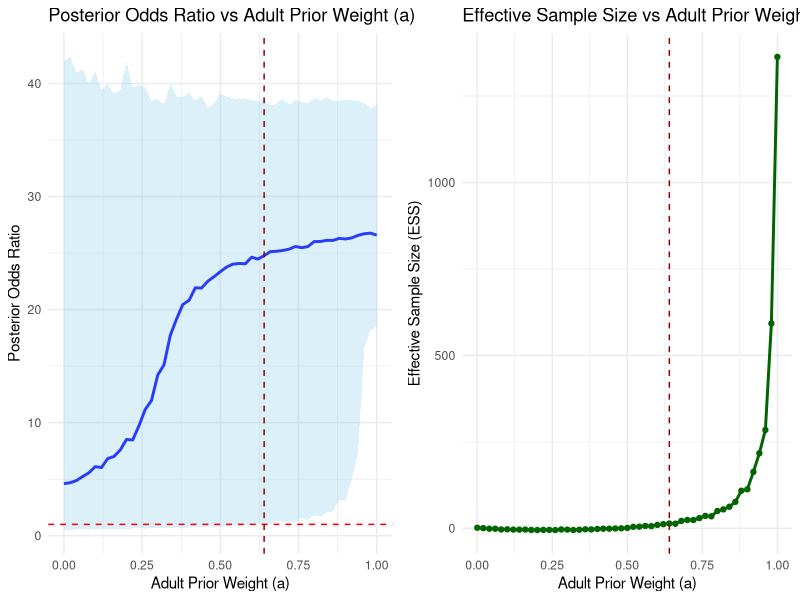
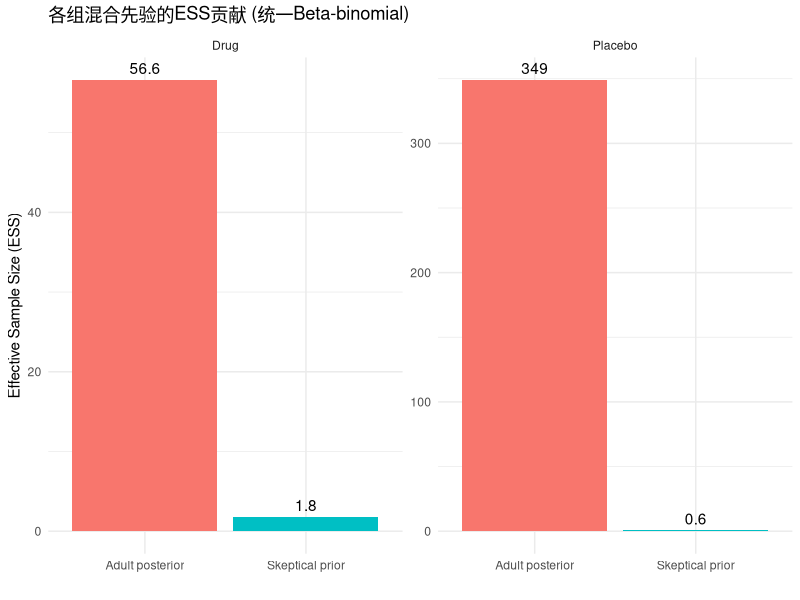

Source code (R) for these figures, in order:
## ---- chunk 1
library(ggplot2)
library(gridExtra)

set.seed(123)  # For reproducibility
# Step 1: Basic inputs
adult_placebo_n_pool <- 494
adult_placebo_events_pool <- 45
adult_drug_n_pool <- 509
adult_drug_events_pool <- 375

pediatric_placebo_n_pool <- 6
pediatric_placebo_events_pool <- 1
pediatric_drug_n_pool <- 30
pediatric_drug_events_pool <- 15

# Step 2: Log-odds and variance
log_odds_adult_placebo <- log(adult_placebo_events_pool / (adult_placebo_n_pool - adult_placebo_events_pool))
log_odds_adult_drug <- log(adult_drug_events_pool / (adult_drug_n_pool - adult_drug_events_pool))
adult_variance_placebo <- adult_placebo_n_pool / (adult_placebo_events_pool * (adult_placebo_n_pool - adult_placebo_events_pool))
adult_variance_drug <- adult_drug_n_pool / (adult_drug_events_pool * (adult_drug_n_pool - adult_drug_events_pool))
adult_variance <- adult_variance_placebo + adult_variance_drug

log_odds_pediatric_placebo <- log(pediatric_placebo_events_pool / (pediatric_placebo_n_pool - pediatric_placebo_events_pool))
log_odds_pediatric_drug <- log(pediatric_drug_events_pool / (pediatric_drug_n_pool - pediatric_drug_events_pool))
pediatric_variance_placebo <- pediatric_placebo_n_pool / (pediatric_placebo_events_pool * (pediatric_placebo_n_pool - pediatric_placebo_events_pool))
pediatric_variance_drug <- pediatric_drug_n_pool / (pediatric_drug_events_pool * (pediatric_drug_n_pool - pediatric_drug_events_pool))
pediatric_variance <- pediatric_variance_placebo + pediatric_variance_drug

# Step 3: Skeptical prior
m <- 36/2
skeptical_prior_variance <- m * pediatric_variance
skeptical_prior_mean <- 0

observed_pediatric_effect <- log_odds_pediatric_drug - log_odds_pediatric_placebo

# Functions
update_posterior_component <- function(mu_prior, var_prior, mu_lik, var_lik) {
  var_post = 1 / (1/var_prior + 1/var_lik)
  mu_post = var_post * (mu_prior/var_prior + mu_lik/var_lik)
  return(list(mu = mu_post, var = var_post))
}

compute_Cj <- function(mu_prior, var_prior, mu_lik, var_lik) {
  var_sum = var_prior + var_lik
  dnorm(mu_lik, mean = mu_prior, sd = sqrt(var_sum))
}

# Step 4: Initialize results
results <- data.frame(
  a = numeric(0),
  ci_lower = numeric(0),
  ci_upper = numeric(0),
  OR_median = numeric(0),
  ESS = numeric(0)
)

# Pediatric-only posterior variance (baseline for ESS)
skeptical_mu_vague <- 0
skeptical_var_vague <- 1e6
var_post_ped_only <- 1 / (1/skeptical_var_vague + 1/pediatric_variance)
mu_post_ped_only <- var_post_ped_only * (skeptical_mu_vague/skeptical_var_vague + observed_pediatric_effect/pediatric_variance)
n_samples <- 5000
ped_only_samples <- rnorm(n_samples, mean = mu_post_ped_only, sd = sqrt(var_post_ped_only))
var_no_prior <- var(ped_only_samples)
n_pediatric <- pediatric_placebo_n_pool + pediatric_drug_n_pool

# Step 5: Main loop over a
for (a in seq(0, 1, by = 0.02)) {
  
  k0 <- c(a, 1 - a)
  
  priors <- list(
    list(mu = log_odds_adult_drug - log_odds_adult_placebo, var = adult_variance),
    list(mu = skeptical_prior_mean, var = skeptical_prior_variance)
  )
  
  posterior_components <- list()
  Cj <- numeric(length(priors))
  
  for (j in 1:length(priors)) {
    prior <- priors[[j]]
    posterior_components[[j]] <- update_posterior_component(
      mu_prior = prior$mu, var_prior = prior$var,
      mu_lik = observed_pediatric_effect, var_lik = pediatric_variance
    )
    Cj[j] <- compute_Cj(prior$mu, prior$var, observed_pediatric_effect, pediatric_variance)
  }
  
  # Update posterior mixture weights
  k1 <- k0 * Cj
  k1 <- k1 / sum(k1)
  
  # Sample from mixture posterior
  samples_logor <- numeric(n_samples)
  for (s in 1:n_samples) {
    component <- sample(1:2, size = 1, prob = k1)
    samples_logor[s] <- rnorm(1,
                              mean = posterior_components[[component]]$mu,
                              sd = sqrt(posterior_components[[component]]$var))
  }
  
  samples_or <- exp(samples_logor)  # transform back to OR scale
  
  # Save results
  ci_lower <- quantile(samples_or, 0.025)
  ci_upper <- quantile(samples_or, 0.975)
  OR_median <- median(samples_or)
  
# 传统的有效样本量 (ESS) 计算方法
# 使用后验样本方差与先验样本方差的比例来计算ESS
var_with_prior <- var(samples_logor)  # 后验样本方差
# 这里 var_no_prior 应该是基于没有先验情况下的理论方差。我们可以使用原始方差作为近似值
var_no_prior <- pediatric_variance  # 无先验情况下的方差（假设为输入数据中的方差）

# 计算有效样本量 (ESS)，假设n是样本数量
ess <- n_pediatric * (var_no_prior / var_with_prior-1)  # 计算ESS

# 保存结果
results <- rbind(results, data.frame(a = a, ci_lower = ci_lower, ci_upper = ci_upper,
                                     OR_median = OR_median, ESS = ess))

}

# Step 6: Find tipping point
tipping_point <- results[which(results$ci_lower > 1)[1], ]

cat("Tipping Point Found!\n")
cat("Adult Prior Weight (a):", tipping_point$a, "\n")
cat("Posterior OR Median:", round(tipping_point$OR_median, 2), "\n")
cat("95% CI: (", round(tipping_point$ci_lower, 2), ",", round(tipping_point$ci_upper, 2), ")\n")
cat("Tipping Point ESS:", round(tipping_point$ESS, 1), "pediatric patients\n")

# Step 7: Plot
p1 <- ggplot(results, aes(x = a)) +
  geom_line(aes(y = OR_median), color = "blue", size = 1) +
  geom_ribbon(aes(ymin = ci_lower, ymax = ci_upper), fill = "skyblue", alpha = 0.3) +
  geom_hline(yintercept = 1, linetype = "dashed", color = "red") +
  geom_vline(xintercept = tipping_point$a, linetype = "dashed", color = "darkred") +
  labs(
    title = "Posterior Odds Ratio vs Adult Prior Weight (a)",
    x = "Adult Prior Weight (a)",
    y = "Posterior Odds Ratio"
  ) +
  theme_minimal()

p2 <- ggplot(results, aes(x = a, y = ESS)) +
  geom_line(color = "darkgreen", size = 1) +
  geom_point(color = "darkgreen") +
  geom_vline(xintercept = tipping_point$a, linetype = "dashed", color = "darkred") +
  labs(
    title = "Effective Sample Size vs Adult Prior Weight",
    x = "Adult Prior Weight (a)",
    y = "Effective Sample Size (ESS)"
  ) +
  theme_minimal()

grid.arrange(p1, p2, ncol = 2)

## ---- chunk 2
library(ggplot2)

set.seed(123)

# --- 数据定义
adult_placebo_n <- 494
adult_placebo_events <- 45
adult_drug_n <- 509
adult_drug_events <- 375

pediatric_placebo_n <- 6
pediatric_placebo_events <- 1
pediatric_drug_n <- 30
pediatric_drug_events <- 15

# --- skeptical prior
skeptical_a <- 1
skeptical_b <- 1

# --- 初始权重
k0_1 <- 0.5
k0_2 <- 0.5

# --- 定义Beta-binomial likelihood函数
beta_binomial_likelihood <- function(a, b, n, y) {
  exp(lchoose(n, y) + lbeta(a + y, b + n - y) - lbeta(a, b))
}

# --- Step1: 用成人数据更新成人posterior
# 更新函数：给定skeptical prior，观测数据，返回posterior参数
update_adult_posterior <- function(events, n) {
  post_a <- skeptical_a + events
  post_b <- skeptical_b + n - events
  list(a = post_a, b = post_b)
}

# --- Step2: 用成人posterior vs skeptical prior 比较，推断儿童
update_child_weights <- function(adult_post_a, adult_post_b, pediatric_n, pediatric_events) {
  # 成人posterior的beta-binomial likelihood
  likelihood_adult <- beta_binomial_likelihood(adult_post_a, adult_post_b, pediatric_n, pediatric_events)
  # skeptical prior的beta-binomial likelihood
  likelihood_skeptical <- beta_binomial_likelihood(skeptical_a, skeptical_b, pediatric_n, pediatric_events)
  
  C1_hat <- likelihood_adult
  C2_hat <- likelihood_skeptical
  
  k1_new <- (k0_1 * C1_hat) / (k0_1 * C1_hat + k0_2 * C2_hat)
  k2_new <- (k0_2 * C2_hat) / (k0_1 * C1_hat + k0_2 * C2_hat)
  
  list(k1_new = k1_new, k2_new = k2_new)
}

# --- 计算 Placebo组
adult_placebo_posterior <- update_adult_posterior(adult_placebo_events, adult_placebo_n)
placebo_child_result <- update_child_weights(
  adult_post_a = adult_placebo_posterior$a,
  adult_post_b = adult_placebo_posterior$b,
  pediatric_n = pediatric_placebo_n,
  pediatric_events = pediatric_placebo_events
)

# --- 计算 Drug组
adult_drug_posterior <- update_adult_posterior(adult_drug_events, adult_drug_n)
drug_child_result <- update_child_weights(
  adult_post_a = adult_drug_posterior$a,
  adult_post_b = adult_drug_posterior$b,
  pediatric_n = pediatric_drug_n,
  pediatric_events = pediatric_drug_events
)

# --- Step3: 计算混合ESS
adult_placebo_ess <- adult_placebo_posterior$a + adult_placebo_posterior$b
adult_drug_ess <- adult_drug_posterior$a + adult_drug_posterior$b
skeptical_ess <- skeptical_a + skeptical_b

placebo_ESS_mixture <- placebo_child_result$k1_new * adult_placebo_ess + placebo_child_result$k2_new * skeptical_ess
drug_ESS_mixture <- drug_child_result$k1_new * adult_drug_ess + drug_child_result$k2_new * skeptical_ess

# --- 打印输出
cat("Placebo组:\n")
cat("  成人posterior 权重 =", round(placebo_child_result$k1_new, 4), "\n")
cat("  Skeptical prior 权重 =", round(placebo_child_result$k2_new, 4), "\n")
cat("  混合先验 ESS =", round(placebo_ESS_mixture, 2), "\n\n")

cat("Drug组:\n")
cat("  成人posterior 权重 =", round(drug_child_result$k1_new, 4), "\n")
cat("  Skeptical prior 权重 =", round(drug_child_result$k2_new, 4), "\n")
cat("  混合先验 ESS =", round(drug_ESS_mixture, 2), "\n")

# --- Step4: ESS贡献图
ess_df <- data.frame(
  group = c(rep("Placebo", 2), rep("Drug", 2)),
  prior_component = rep(c("Adult posterior", "Skeptical prior"), 2),
  weight = c(
    placebo_child_result$k1_new, placebo_child_result$k2_new,
    drug_child_result$k1_new, drug_child_result$k2_new
  ),
  ess_contribution = c(
    placebo_child_result$k1_new * adult_placebo_ess,
    placebo_child_result$k2_new * skeptical_ess,
    drug_child_result$k1_new * adult_drug_ess,
    drug_child_result$k2_new * skeptical_ess
  )
)

ggplot(ess_df, aes(x = prior_component, y = ess_contribution, fill = prior_component)) +
  geom_bar(stat = "identity", position = "dodge") +
  facet_wrap(~group, scales = "free_y") +
  geom_text(aes(label = round(ess_contribution,1)), vjust = -0.5, position = position_dodge(width = 0.9)) +
  labs(
    title = "各组混合先验的ESS贡献 (统一Beta-binomial)",
    x = "",
    y = "Effective Sample Size (ESS)"
  ) +
  theme_minimal() +
  theme(legend.position = "none")


